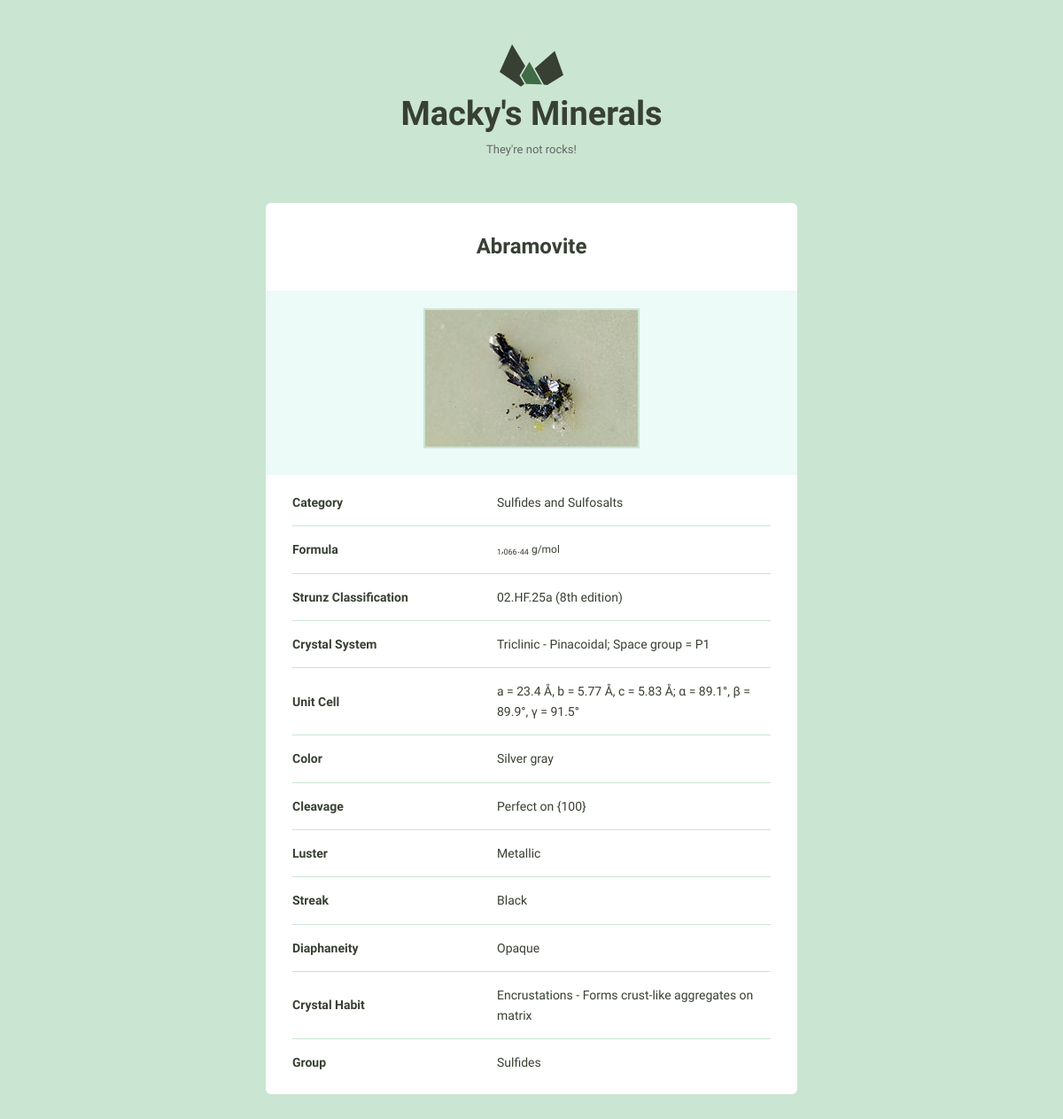
/detail/4/, run on the app's committed database.
### minerals/models.py (models this page shows, shortened)
class Mineral(models.Model):
    name = models.CharField(max_length=255)
    image_filename = models.CharField(max_length=255, blank=True)
    image_caption = models.CharField(max_length=255, blank=True)
    category = models.CharField(max_length=255, blank=True)
    formula = models.CharField(max_length=255, blank=True)
    strunz_classification = models.CharField(max_length=255, blank=True)
    crystal_system = models.CharField(max_length=255, blank=True)
    unit_cell = models.CharField(max_length=255, blank=True)
    color = models.CharField(max_length=255, blank=True)
    crystal_symmetry = models.CharField(max_length=255, blank=True)
    cleavage = models.CharField(max_length=255, blank=True)
    mohs_scale_hardness = models.CharField(max_length=255, blank=True)
    luster = models.CharField(max_length=255, blank=True)
    streak = models.CharField(max_length=255, blank=True)
    diaphaneity = models.CharField(max_length=255, blank=True)
    optical_properties = models.CharField(max_length=255, blank=True)
    refractive_index = models.CharField(max_length=255,  blank=True)
    crystal_habit = models.CharField(max_length=255, blank=True)
    specific_gravity = models.CharField(max_length=255, blank=True)
    group = models.CharField(max_length=255, blank=True)

### minerals/views.py (the view)
# urls.py: url(r'detail/(?P<pk>\d+)/$', views.detail, name='detail'),
def detail(request, pk):
    mineral = get_object_or_404(Mineral, pk=pk)
    return render(request, 'detail.html', {'mineral': mineral})

### minerals/templates/detail.html (shortened to what this page needs)
{% extends "layout.html" %}
{% block content %}
    <div class="bounds bounds--small">
      <div class="grid-100">
        <a href="/">
          <h1 class="logo__name text-centered">Macky's Minerals</h1>
        </a>
        <p class="logo__text text-centered">They're not rocks!</p>
      </div>
    <div class="grid-100 mineral__container">
      <h1 class="mineral__name">{{ mineral.name|title }}</h1>
      <div class="mineral__image-bg">
        <img class="mineral__image" src="/static/images/{{ mineral.name }}.jpg")>
        <p class="mineral__caption">{{ mineral.image_caption }}</p>
      </div>
      <div class="mineral__table-container">
        <table class="mineral__table">
        {% if mineral.category %}
          <tr>
            <td class="mineral__category">{{ "category"|title }}</td>
            <td>{{ mineral.category }}</td>
          </tr>
        {% endif %}
        {% if mineral.formula %}
          <tr>
            <td class="mineral__category">{{ "formula"|title }}</td>
            <td class="mineral__formula">{{ mineral.formula|safe }}</td>
          </tr>
          {% endif %}
          {% if mineral.strunz_classification %}
          <tr>
            <td class="mineral__category">{{ "strunz classification"|title }}</td>
            <td>{{ mineral.strunz_classification }}</td>
          </tr>
          {% endif %}
          {% if mineral.crystal_system %}
          <tr>
            <td class="mineral__category">{{ "crystal system"|title }}</td>
            <td>{{ mineral.crystal_system }}</td>
          </tr>
          {% endif %}
          {% if mineral.unit_cell %}
          <tr>
            <td class="mineral__category">{{ "unit cell"|title }}</td>
            <td>{{ mineral.unit_cell }}</td>
          </tr>
          {% endif %}
          {% if mineral.color %}
          <tr>
            <td class="mineral__category">{{ "color"|title }}</td>
            <td>{{ mineral.color }}</td>
          </tr>
          {% endif %}
          {% if mineral.cleavage %}
          <tr>
            <td class="mineral__category">{{ "cleavage"|title }}</td>
            <td>{{ mineral.cleavage }}</td>
          </tr>
          {% endif %}
          {% if mineral.luster %}
          <tr>
            <td class="mineral__category">{{ "luster"|title }}</td>
            <td>{{ mineral.luster }}</td>
          </tr>
          {% endif %}
          {% if mineral.streak %}
          <tr>
            <td class="mineral__category">{{ "streak"|title }}</td>
            <td>{{ mineral.streak }}</td>
          </tr>
          {% endif %}
          {% if mineral.diaphaneity %}
          <tr>
            <td class="mineral__category">{{ "diaphaneity"|title }}</td>
            <td>{{ mineral.diaphaneity }}</td>
          </tr>
          {% endif %}
          {% if mineral.crystal_habit %}
          <tr>
            <td class="mineral__category">{{ "crystal habit"|title }}</td>
            <td>{{ mineral.crystal_habit }}</td>
          </tr>
          {% endif %}
          {% if mineral.group %}
          <tr>
            <td class="mineral__category">{{ "group"|title }}</td>
            <td>{{ mineral.group }}</td>
          </tr>
          {% endif %}
        </table>
      </div>
    </div>
  </div>
{% endblock %}

### minerals/static/css/global.css (style rules this page uses)
html { font-family: sans-serif; -ms-text-size-adjust: 100%; -webkit-text-size-adjust: 100%; }
body { margin: 0; }
a { background-color: transparent; }
h1 { font-size: 2em; margin: 0.67em 0; }
sub { font-size: 75%; line-height: 0; position: relative; vertical-align: baseline; bottom: -0.25em; }
img { border: 0; }
svg:not(:root) { overflow: hidden; }
table { border-collapse: collapse; border-spacing: 0; }
td, th { padding: 0; }
html { font-size: 62.5%; }
body { background-color: #CAE5D2; font-size: 1.5em; line-height: 1.6; font-weight: 400; font-family: "Cousine"; color: #666; }
.bounds { max-width: 800px; margin: 0 auto; padding: 50px 0 150px; overflow: hidden; }
.bounds--small { max-width: 600px; padding: 50px 10px 150px; }
.grid, .grid-5, .grid-10, .grid-15, .grid-20, .grid-25, .grid-30, .grid-33, .grid-35, .grid-40, .grid-45, .grid-50, .grid-55, .grid-60, .grid-65, .grid-66, .grid-70, .grid-75, .grid-80, .grid-90, .grid-95, .grid-100 { float: left; box-sizing: border-box; position: relative; }
.grid-100 { width: 100%; padding: 0 15px; }
h1, h2, h3, h4, h5, h6 { margin-top: 0; margin-bottom: 2rem; font-weight: bold; font-family: "Work Sans", sans-serif; color: #384033; }
h1 { font-size: 3.8rem; }
@media (min-width: 550px) { h1 { font-size: 3.8rem; } }
p { margin-top: 0; font-size: 1.6rem; }
a { color: #689b98; text-decoration: none; -webkit-transition: color 0.2s; -moz-transition: color 0.2s; -ms-transition: color 0.2s; -o-transition: color 0.2s; transition: color 0.2s; }
th, td { padding: 15px; text-align: left; border-bottom: 1px solid #e1e1e1; }
th:first-child, td:first-child { padding-left: 0; }
th:last-child, td:last-child { padding-right: 0; }
table, p, ul { margin-bottom: 2.5rem; }
.text-centered { text-align: center; }
.logo { display: block; fill: #384033; position: relative; margin: 0 auto; width: 72px; }
.logo__name { margin-bottom: 0; }
.logo__text { margin-bottom: 50px; font-size: 13px; }
.mineral__container { background-color: #fff; border-radius: 6px; list-style: none; padding: 0; text-align: center; }
.mineral__name { display: block; width: 100%; margin: 0; font-size: 24px; padding: 30px 0 30px 0; }
.mineral__image { display: block; margin: 0 auto; border: solid 2px #CAE5D2; }
.mineral__image-bg { background-color: #ecfaf8; padding: 20px 0; }
.mineral__caption { font-size: 12px; font-style: italic; padding: 10px 0 0 0; margin: 0; }
.mineral__table { font-size: 14px; color: #384033; }
.mineral__table td { border-color: #CAE5D2; }
.mineral__table tr:last-of-type td { border-bottom: none; padding-bottom: 0; }
.mineral__table-container { padding: 5px 30px 0; }
.mineral__category { font-weight: bold; width: 40%; }
.mineral__formula { font-size: 12px; }

### data on the page
Mineral: name "Abramovite", name (picture), category "Sulfides and Sulfosalts", formula "1 , 066 . 44 g/mol", strunz_classification "02.HF.25a (8th edition)", crystal_system "Triclinic - Pinacoidal; Space group = P1", unit_cell "a = 23.4 Å, b = 5.77 Å, c = 5.83 Å; α = 89.1°, β = 89.9°, γ = 91.5°", color "Silver gray", cleavage "Perfect on {100}", luster "Metallic", streak "Black", diaphaneity "Opaque", crystal_habit "Encrustations - Forms crust-like aggregates on matrix", group "Sulfides"

### other printed values
{{ "category"|title }} "Category"
{{ "formula"|title }} "Formula"
{{ "strunz classification"|title }} "Strunz Classification"
{{ "crystal system"|title }} "Crystal System"
{{ "unit cell"|title }} "Unit Cell"
{{ "color"|title }} "Color"
{{ "cleavage"|title }} "Cleavage"
{{ "luster"|title }} "Luster"
{{ "streak"|title }} "Streak"
{{ "diaphaneity"|title }} "Diaphaneity"
{{ "crystal habit"|title }} "Crystal Habit"
{{ "group"|title }} "Group"
